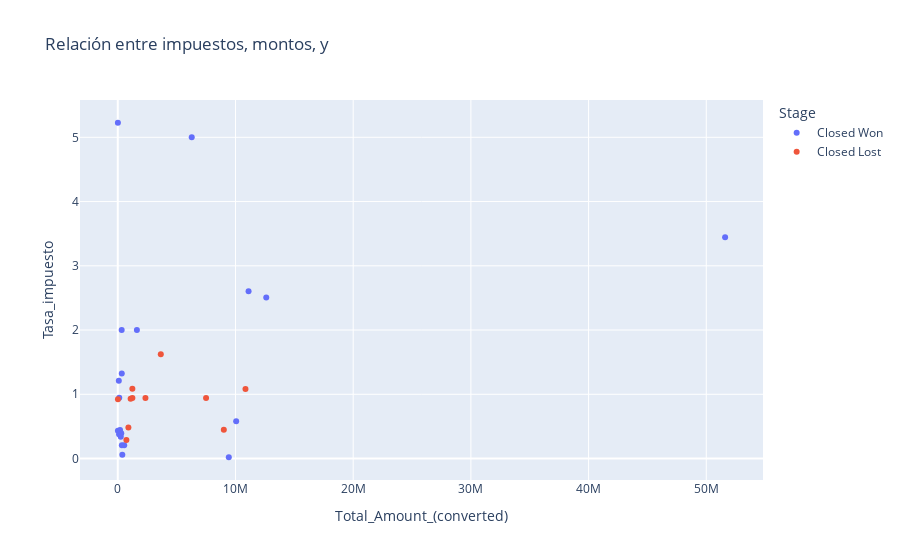

This figure's notebook cell:
### Code cell
px.scatter(df_impuesto_fil, x="Total_Amount_(converted)", y="Tasa_impuesto", color= 'Stage', title='Relación entre impuestos, montos, y ')
#Considero que no llega a una conclusión significante

### Figure 1 — Plotly figure (JSON) as saved in the notebook; plotly's stock layout.template omitted (floating-point values rounded to 4 significant figures)
{"data": [{"hovertemplate": "Stage=Closed Won<br>Total_Amount_(converted)=%{x}<br>Tasa_impuesto=%{y}<extra></extra>", "legendgroup": "Closed Won", "marker": {"color": "#636efa", "symbol": "circle"}, "mode": "markers", "name": "Closed Won", "orientation": "v", "showlegend": true, "type": "scatter", "x": [125300.0, 10335, 10060000.0, 385100.0, 192100.0, 255255, 12240.0, 295188, 9432000.0, 546105, 346623, 11110000.0, 51600000.0, 6282156, 109260, 12615483, 339200.0, 87550.0, 1624000.0, 331100.0], "xaxis": "x", "y": [0.9472, 5.226, 0.5807, 0.05771, 0.446, 0.3385, 0.4333, 0.3953, 0.0201, 0.2079, 0.2054, 2.605, 3.442, 5, 0.3781, 2.508, 1.325, 1.209, 2, 2], "yaxis": "y"}, {"hovertemplate": "Stage=Closed Lost<br>Total_Amount_(converted)=%{x}<br>Tasa_impuesto=%{y}<extra></extra>", "legendgroup": "Closed Lost", "marker": {"color": "#EF553B", "symbol": "circle"}, "mode": "markers", "name": "Closed Lost", "orientation": "v", "showlegend": true, "type": "scatter", "x": [10848600, 902200.0, 732294, 9009950, 15230.0, 1092000, 1239840, 1241799, 7501000, 2352294, 3654000.0], "xaxis": "x", "y": [1.083, 0.484, 0.2876, 0.4501, 0.9232, 0.9297, 1.088, 0.9441, 0.9441, 0.9441, 1.625], "yaxis": "y"}], "layout": {"legend": {"title": {"text": "Stage"}, "tracegroupgap": 0}, "title": {"text": "Relación entre impuestos, montos, y "}, "xaxis": {"anchor": "y", "domain": [0, 1], "title": {"text": "Total_Amount_(converted)"}}, "yaxis": {"anchor": "x", "domain": [0, 1], "title": {"text": "Tasa_impuesto"}}}}
